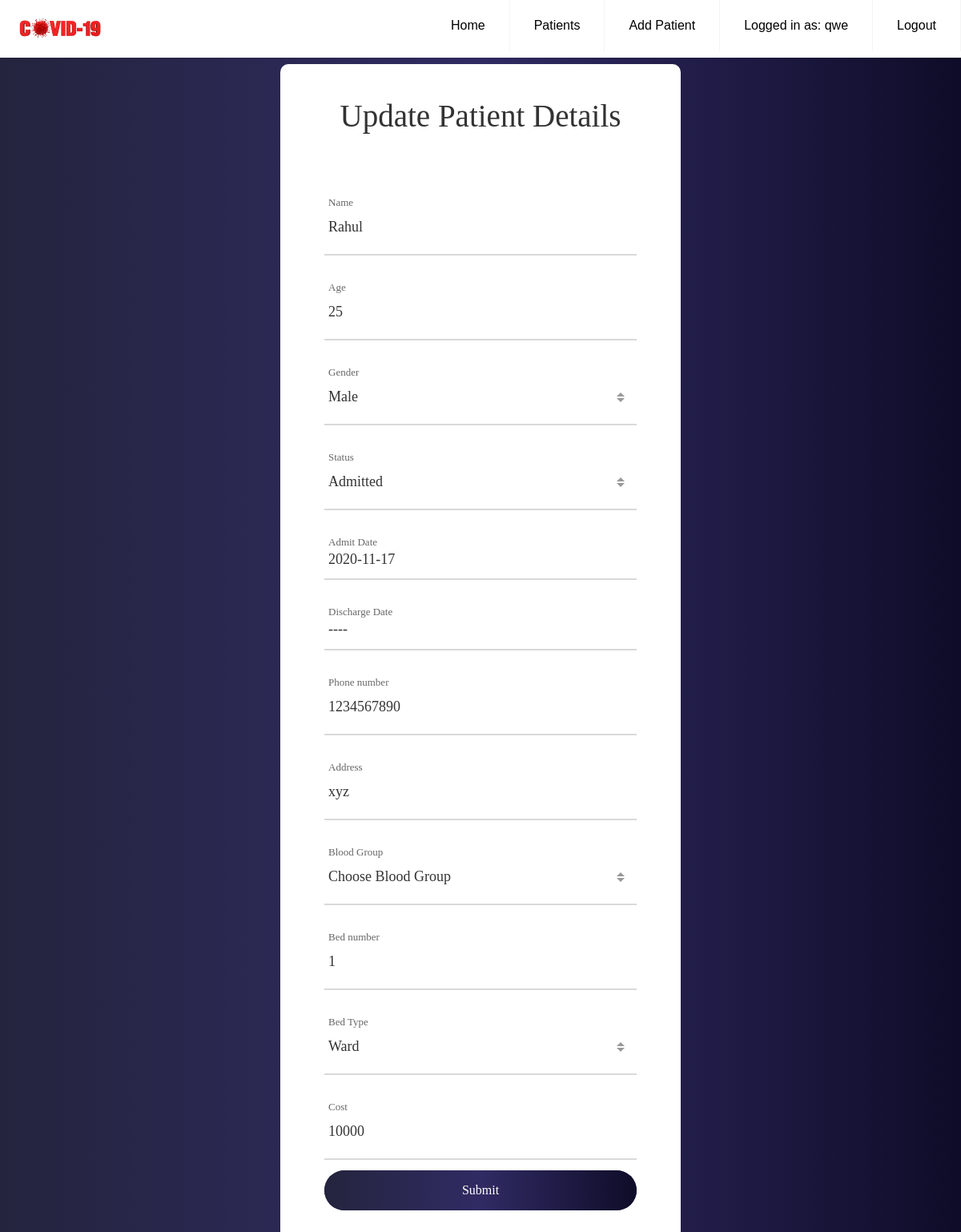
Page /patients/87/update (signed in) on the committed database.
### models.py (models this page shows, shortened)
class User(UserMixin, db.Model):
    id = db.Column(db.Integer, primary_key=True)
    name = db.Column(db.String(100), index=True, unique=True)
    password_hash = db.Column(db.String(128))
    age = db.Column(db.Integer)
    gender = db.Column(db.String(10))
    role = db.Column(db.String(20))
    phone = db.Column(db.String(10), index=True, unique=True)
    email = db.Column(db.String(50), index=True, unique=True)
    address = db.Column(db.String(120))

class Patient(db.Model):
    id = db.Column(db.Integer, primary_key=True)
    name = db.Column(db.String(100), nullable=False)
    age = db.Column(db.Integer, nullable=False)
    gender = db.Column(db.String(10), nullable=False)
    status = db.Column(db.String(10), nullable=False)
    admit_date = db.Column(db.DateTime, nullable=False, default=datetime.utcnow)
    discharge_date = db.Column(db.DateTime, nullable=True)
    phone = db.Column(db.Integer, nullable=False)
    address = db.Column(db.Text, nullable=False)
    blood_group = db.Column(db.String(20), nullable=False)
    bed_id = db.Column(db.Integer, db.ForeignKey('bed.id'), nullable=False)

class Bed(db.Model):
    id = db.Column(db.Integer, primary_key=True)
    bed_number = db.Column(db.Integer, nullable=False)
    bed_type = db.Column(db.String(100), nullable=False)
    cost = db.Column(db.Integer, nullable=False)
    hospital_id = db.Column(db.Integer, db.ForeignKey(
        'hospital.id'), nullable=False)
    patients = db.relationship('Patient', backref='bed', lazy=True)

### app.py (the view, shortened to what this page needs)
@app.route('/patients/<int:patient_id>/update',methods=['GET', 'POST'])
@login_required
def patient_update(patient_id):
    form = PatientBedForm()
    p = Patient.query.get_or_404(patient_id)
    form.name.data = p.name
    form.age.data = p.age
    form.gender.data = p.gender
    form.status.data = p.status
    form.phone.data = p.phone
    form.blood_group.data = p.blood_group
    form.address.data = p.address
    form.bed_number.data = p.bed.bed_number
    form.bed_type.data = p.bed.bed_type
    form.cost.data = p.bed.cost
    admit_date = p.admit_date
    discharge_date = p.discharge_date
    return render_template('patient_update.html', form=form, admit_date=admit_date, discharge_date=discharge_date)

### models.py (called while the page is built)
@login.user_loader
def load_user(id):
    return User.query.get(int(id))

### templates/patient_update.html (shortened to what this page needs)
{% extends "base.html" %}
{% block navbar %}
	    <li><a href="{{ url_for('patient_list') }}">Patients</a></li>
	    <li><a href="{{ url_for('patient_add') }}">Add Patient</a></li>
		{% if current_user.is_active %}
		<li><a href="{{ url_for('profile') }}">Logged in as: {{current_user.name}}</a></li>
		<li><a href="{{ url_for('logout') }}">Logout</a></li>
		{% else %}
		<li><a href="{{ url_for('login') }}">Login</a></li>
		{% endif %}
{% endblock navbar %}
{% block content %}
<div class="patient_form">
	<div class="container-contact100" id="patient_form">
		<div class="wrap-contact100">
			<form class="contact100-form validate-form needs-validation" method="POST" novalidate>
				<span class="contact100-form-title">
					Update Patient Details
				</span>
				<div class="wrap-input100 validate-input" data-validate="Name is required">
					<span class="label-input100">Name</span>
					{{ form.name(class="input100 is-invalid") }}
					<span class="focus-input100"></span>
				</div>
				<div class="wrap-input100 validate-input" data-validate="Name is required">
					<span class="label-input100">Age</span>
					{{ form.age(class="input100") }}
					<span class="focus-input100"></span>
				</div>
				<div class="wrap-input100 input100-select">
					<span class="label-input100">Gender</span>
					<div>
					</div>
					<span class="focus-input100"></span>
				</div>
				<div class="wrap-input100 input100-select">
					<span class="label-input100">Status</span>
					<div>
					</div>
					<span class="focus-input100"></span>
				</div>
				<div class="wrap-input100 validate-input" data-validate="Name is required">
					<span class="label-input100">Admit Date</span>
					<p class="input100">{{ admit_date.strftime('%Y-%m-%d') }}</p>
					<span class="focus-input100"></span>
				</div>
				<div class="wrap-input100 validate-input" data-validate="Name is required">
					<span class="label-input100">Discharge Date</span>
					{% if discharge_date %}
						<p class="input100">{{ discharge_date.strftime('%Y-%m-%d') }}</p>
					{% else %}
						<p class="input100"> ---- </p>
					{% endif %}
					<span class="focus-input100"></span>
				</div>
				<div class="wrap-input100 validate-input" data-validate="Name is required">
					<span class="label-input100">Phone number</span>
					{{ form.phone(class="input100") }}
					<span class="focus-input100"></span>
				</div>
				<div class="wrap-input100 validate-input" data-validate = "Message is required">
					<span class="label-input100">Address</span>
					{{ form.address(class="input100") }}
					<span class="focus-input100"></span>
				</div>
				<div class="wrap-input100 input100-select">
					<span class="label-input100">Blood Group</span>
					<div>
					</div>
					<span class="focus-input100"></span>
				</div>
				<div class="wrap-input100 validate-input" data-validate="Name is required">
					<span class="label-input100">Bed number</span>
					{{ form.bed_number(class="input100") }}
					<span class="focus-input100"></span>
				</div>
				<div class="wrap-input100 input100-select">
					<span class="label-input100">Bed Type</span>
					<div>
					</div>
					<span class="focus-input100"></span>
				</div>
				<div class="wrap-input100 validate-input" data-validate="Name is required">
					<span class="label-input100">Cost</span>
					{{ form.cost(class="input100") }}
					<span class="focus-input100"></span>
				</div>
				<div class="container-contact100-form-btn">
					<div class="wrap-contact100-form-btn">
						<div class="contact100-form-bgbtn"></div>
							{{ form.submit(class="contact100-form-btn") }}
					</div>
				</div>
			</form>
		</div>
	</div>
</div>
{% endblock content %}

### static/css/home.css (style rules this page uses)
* { box-sizing: border-box; padding: 0; margin: 0; font-family: Verdana, Geneva, Tahoma, sans-serif; }
.navbar__main a { color: #000; }
.navbar__main .header li a { display: block; padding: 20px 20px; border-right: 1px solid #f4f4f4; text-decoration: none; }
@media (min-width: 1000px) { .navbar__main .header li { float: left; } }
@media (min-width: 1000px) { .navbar__main .header li a { padding: 20px 30px; } }
body { width:100%; background: #0f0c29; background: -webkit-linear-gradient(to right, #24243e, #302b63, #0f0c29); background: linear-gradient(to right, #24243e, #302b63, #0f0c29); }

### static/css/patient_add.css (style rules this page uses)
.patient_form { margin: 0px; padding: 0px; box-sizing: border-box; }
.patient_form { height: 100%; }
.patient_form p { line-height: 1.7; color: #666666; margin: 0px; }
.patient_form input { outline: none; border: none; }
.patient_form .container-contact100 { width: 100%; min-height: 100vh; display: -webkit-box; display: -webkit-flex; display: -moz-box; display: -ms-flexbox; display: flex; flex-wrap: wrap; justify-content: center; align-items: center; padding: 15px; padding-top:80px; background: #0f0c29; background: -webkit-linear-gradient(to right, #24243e, #302b63, #0f0c29); background: linear-gradient(to right, #24243e, #302b63, #0f0c29); }
#patient_form { padding-top: 80px; }
.patient_form .wrap-contact100 { width: 500px; background: #fff; border-radius: 10px; overflow: hidden; padding: 42px 55px 45px 55px; }
.patient_form .contact100-form { width: 100%; }
.patient_form .contact100-form-title { display: block; font-family: Poppins-Bold; font-size: 39px; color: #333333; line-height: 1.2; text-align: center; padding-bottom: 44px; }
.patient_form .wrap-input100 { width: 100%; position: relative; border-bottom: 2px solid #d9d9d9; padding-bottom: 13px; margin-top: 27px; }
.patient_form .label-input100 { font-family: Poppins-Regular; font-size: 13px; color: #666666; line-height: 1.5; padding-left: 5px; }
.patient_form .input100 { display: block; width: 100%; background: transparent; font-family: Poppins-Medium; font-size: 18px; color: #333333; line-height: 1.2; padding: 0 5px; }
.patient_form .focus-input100 { position: absolute; display: block; width: 100%; height: 100%; top: 0; left: 0; pointer-events: none; }
.patient_form .focus-input100::before { content: ""; display: block; position: absolute; bottom: -2px; left: 0; width: 0; height: 2px; -webkit-transition: all 0.4s; -o-transition: all 0.4s; -moz-transition: all 0.4s; transition: all 0.4s; background: #7f7f7f; }
.patient_form input.input100 { height: 40px; }
.patient_form .container-contact100-form-btn { display: -webkit-box; display: -webkit-flex; display: -moz-box; display: -ms-flexbox; display: flex; flex-wrap: wrap; justify-content: center; padding-top: 13px; }
.patient_form .wrap-contact100-form-btn { width: 100%; display: block; position: relative; z-index: 1; border-radius: 25px; overflow: hidden; margin: 0 auto; }
.patient_form .contact100-form-bgbtn { position: absolute; z-index: -1; width: 300%; height: 100%; background: #0f0c29; background: -webkit-linear-gradient(to right, #24243e, #302b63, #0f0c29); background: linear-gradient(to right, #24243e, #302b63, #0f0c29); top: 0; left: -100%; -webkit-transition: all 0.4s; -o-transition: all 0.4s; -moz-transition: all 0.4s; transition: all 0.4s; }
.patient_form .contact100-form-btn { display: -webkit-box; display: -webkit-flex; display: -moz-box; display: -ms-flexbox; display: flex; justify-content: center; align-items: center; padding: 0 20px; width: 100%; height: 50px; background: #0f0c29; background: -webkit-linear-gradient(to right, #24243e, #302b63, #0f0c29); background: linear-gradient(to right, #24243e, #302b63, #0f0c29); font-family: Poppins-Medium; font-size: 16px; color: #fff; line-height: 1.2; }
.patient_form .validate-input { position: relative; }

### templates/patient_update.html (style rules this page uses)
#patient_form { padding-top: 80px; }

### rows in the picture
User: name "qwe"
Patient: name "Rahul", strftime "2020-11-17", phone "1234567890", address "xyz"
Bed: bed_number "1", cost "10000"
